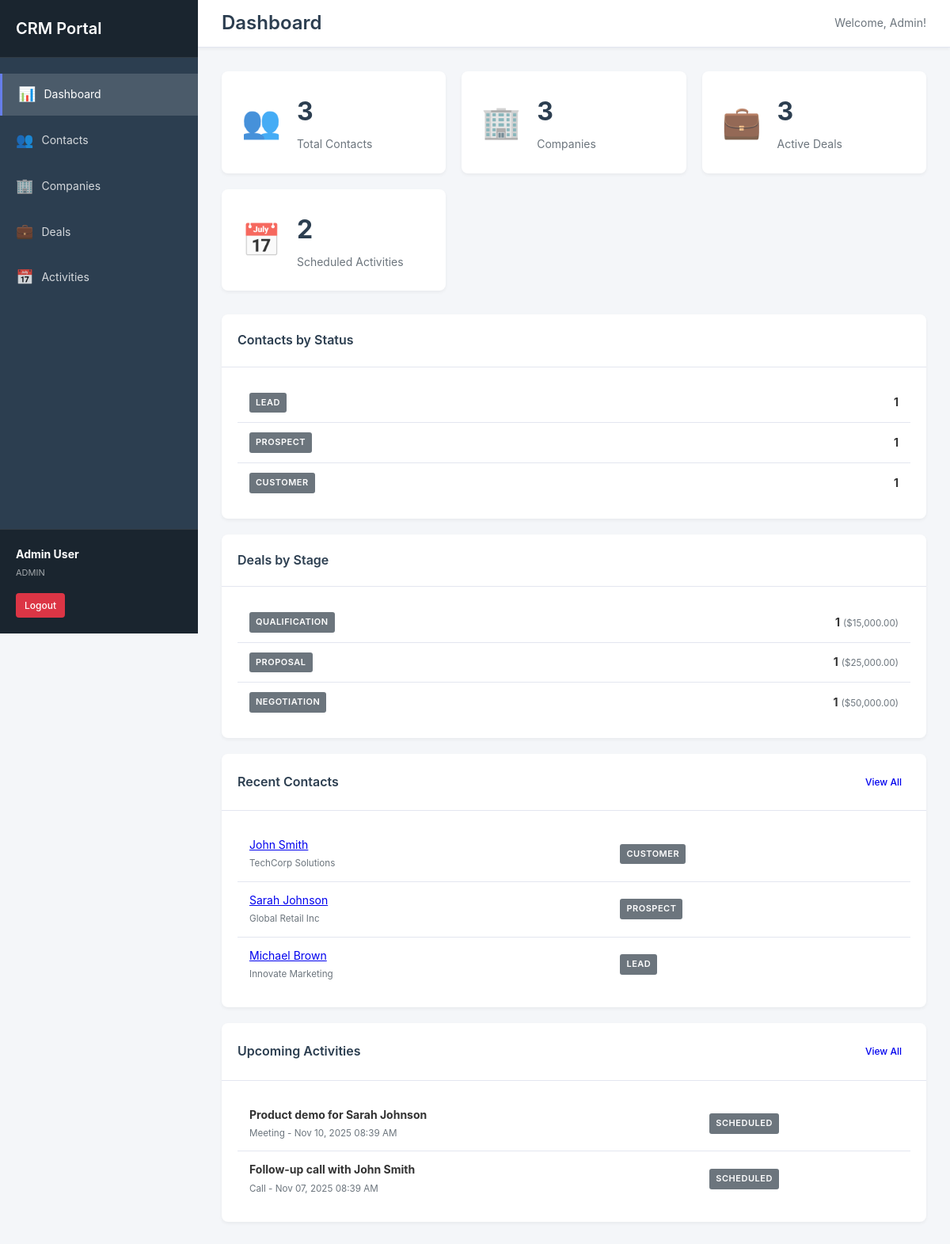
/dashboard.php (signed in), run on the app's committed database.
### tables this page shows
CREATE TABLE IF NOT EXISTS contacts (
    id INT AUTO_INCREMENT PRIMARY KEY,
    first_name VARCHAR(50) NOT NULL,
    last_name VARCHAR(50) NOT NULL,
    email VARCHAR(100),
    phone VARCHAR(20),
    mobile VARCHAR(20),
    position VARCHAR(100),
    company_id INT,
    address TEXT,
    city VARCHAR(50),
    state VARCHAR(50),
    country VARCHAR(50),
    postal_code VARCHAR(20),
    status ENUM('lead', 'prospect', 'customer', 'inactive') DEFAULT 'lead',
    source VARCHAR(50),
    notes TEXT,
    created_by INT,
    assigned_to INT,
    created_at TIMESTAMP DEFAULT CURRENT_TIMESTAMP,
    updated_at TIMESTAMP DEFAULT CURRENT_TIMESTAMP ON UPDATE CURRENT_TIMESTAMP,
    FOREIGN KEY (company_id) REFERENCES companies(id) ON DELETE SET NULL,
    FOREIGN KEY (created_by) REFERENCES users(id) ON DELETE SET NULL,
    FOREIGN KEY (assigned_to) REFERENCES users(id) ON DELETE SET NULL,
    INDEX idx_name (last_name, first_name),
    INDEX idx_email (email),
    INDEX idx_status (status),
    INDEX idx_company (company_id),
    INDEX idx_assigned (assigned_to)
);

CREATE TABLE IF NOT EXISTS companies (
    id INT AUTO_INCREMENT PRIMARY KEY,
    name VARCHAR(100) NOT NULL,
    industry VARCHAR(50),
    website VARCHAR(100),
    phone VARCHAR(20),
    email VARCHAR(100),
    address TEXT,
    city VARCHAR(50),
    state VARCHAR(50),
    country VARCHAR(50),
    postal_code VARCHAR(20),
    notes TEXT,
    created_by INT,
    created_at TIMESTAMP DEFAULT CURRENT_TIMESTAMP,
    updated_at TIMESTAMP DEFAULT CURRENT_TIMESTAMP ON UPDATE CURRENT_TIMESTAMP,
    FOREIGN KEY (created_by) REFERENCES users(id) ON DELETE SET NULL,
    INDEX idx_name (name),
    INDEX idx_created_by (created_by)
);

CREATE TABLE IF NOT EXISTS activities (
    id INT AUTO_INCREMENT PRIMARY KEY,
    type ENUM('call', 'meeting', 'email', 'task', 'note') NOT NULL,
    subject VARCHAR(200) NOT NULL,
    description TEXT,
    contact_id INT,
    company_id INT,
    deal_id INT,
    scheduled_at TIMESTAMP NULL,
    completed_at TIMESTAMP NULL,
    status ENUM('scheduled', 'completed', 'cancelled') DEFAULT 'scheduled',
    created_by INT,
    assigned_to INT,
    created_at TIMESTAMP DEFAULT CURRENT_TIMESTAMP,
    updated_at TIMESTAMP DEFAULT CURRENT_TIMESTAMP ON UPDATE CURRENT_TIMESTAMP,
    FOREIGN KEY (contact_id) REFERENCES contacts(id) ON DELETE CASCADE,
    FOREIGN KEY (company_id) REFERENCES companies(id) ON DELETE CASCADE,
    FOREIGN KEY (deal_id) REFERENCES deals(id) ON DELETE CASCADE,
    FOREIGN KEY (created_by) REFERENCES users(id) ON DELETE SET NULL,
    FOREIGN KEY (assigned_to) REFERENCES users(id) ON DELETE SET NULL,
    INDEX idx_type (type),
    INDEX idx_status (status),
    INDEX idx_contact (contact_id),
    INDEX idx_deal (deal_id),
    INDEX idx_assigned (assigned_to),
    INDEX idx_scheduled (scheduled_at)
);

### dashboard.php (the view, shortened to what the rows shown need)
<?php
require_once 'includes/database.php';
require_once 'includes/functions.php';
require_once 'models/Contact.php';
require_once 'models/Activity.php';
$database = new Database();
$contactModel = new Contact($database);
$activityModel = new Activity($database);
$recentActivities = $activityModel->getAll(['assigned_to' => getCurrentUserId()], 5);
$recentContacts = $contactModel->getAll([], 5);
$upcomingActivities = $activityModel->getAll(['status' => 'scheduled', 'assigned_to' => getCurrentUserId()], 5);
include 'includes/header.php';
?>
<div class="dashboard-grid">
    <div class="dashboard-panel">
        <div class="panel-body">
            <?php if (!empty($recentContacts)): ?>
                <table class="table">
                    <tbody>
                        <?php foreach ($recentContacts as $contact): ?>
                            <tr>
                                <td>
                                    <a href="contact_view.php?id=<?php echo $contact['id']; ?>">
                                        <?php echo htmlspecialchars($contact['first_name'] . ' ' . $contact['last_name']); ?>
                                    </a>
                                    <br>
                                    <small class="text-muted"><?php echo htmlspecialchars($contact['company_name'] ?? 'No company'); ?></small>
                                </td>
                                <td><?php echo getStatusBadge($contact['status']); ?></td>
                            </tr>
                        <?php endforeach; ?>
                    </tbody>
                </table>
            <?php else: ?>
                <p class="text-muted">No contacts yet.</p>
            <?php endif; ?>
        </div>
    </div>
    <div class="dashboard-panel">
        <div class="panel-body">
            <?php if (!empty($upcomingActivities)): ?>
                <table class="table">
                    <tbody>
                        <?php foreach ($upcomingActivities as $activity): ?>
                            <tr>
                                <td>
                                    <strong><?php echo htmlspecialchars($activity['subject']); ?></strong>
                                    <br>
                                    <small class="text-muted">
                                        <?php echo ucfirst($activity['type']); ?> -
                                        <?php echo formatDate($activity['scheduled_at'], DISPLAY_DATETIME_FORMAT); ?>
                                    </small>
                                </td>
                                <td><?php echo getStatusBadge($activity['status']); ?></td>
                            </tr>
                        <?php endforeach; ?>
                    </tbody>
                </table>
            <?php else: ?>
                <p class="text-muted">No upcoming activities.</p>
            <?php endif; ?>
        </div>
    </div>
</div>
<?php include 'includes/footer.php'; ?>

### includes/functions.php (shortened to what the rows shown need)
<?php
function getCurrentUserId() {
    return $_SESSION['user_id'] ?? null;
}
function formatDate($date, $format = DISPLAY_DATE_FORMAT) {
    $timestamp = strtotime($date);
    return date($format, $timestamp);
}
function getStatusBadge($status) {
    $badges = [
        'lead' => '<span class="badge badge-info">Lead</span>',
        'prospect' => '<span class="badge badge-warning">Prospect</span>',
        'customer' => '<span class="badge badge-success">Customer</span>',
        'inactive' => '<span class="badge badge-secondary">Inactive</span>',
        'active' => '<span class="badge badge-success">Active</span>',
        'scheduled' => '<span class="badge badge-primary">Scheduled</span>',
        'completed' => '<span class="badge badge-success">Completed</span>',
        'cancelled' => '<span class="badge badge-danger">Cancelled</span>',
    ];
    return $badges[$status] ?? '<span class="badge badge-secondary">' . ucfirst($status) . '</span>';
}

### data on the page
contacts: first_name+last_name "John Smith", company.name "TechCorp Solutions", status "CUSTOMER"
contacts: first_name+last_name "Sarah Johnson", company.name "Global Retail Inc", status "PROSPECT"
contacts: first_name+last_name "Michael Brown", company.name "Innovate Marketing", status "LEAD"
activities: subject "Product demo for Sarah Johnson", type "Meeting", scheduled_at "Nov 10, 2025 08:39 AM", status "SCHEDULED"
activities: subject "Follow-up call with John Smith", type "Call", scheduled_at "Nov 07, 2025 08:39 AM", status "SCHEDULED"

### other printed values
APP_NAME "CRM Portal"
$currentUser['first_name'] . ' ' . $currentUser['last_name'] "Admin User"
$currentUser['role'] "ADMIN"
$pageTitle "Dashboard"
$currentUser['first_name'] "Admin"
$totalContacts "3"
$totalCompanies "3"
$totalDeals "3"
$totalActivities "2"
$badges[$status] "LEAD"
$count "1"
$badges[$status] "PROSPECT"
$badges[$status] "CUSTOMER"
$badges[$stage] "QUALIFICATION"
formatCurrency($dealValueByStage[$stage]) "$15,000.00"
